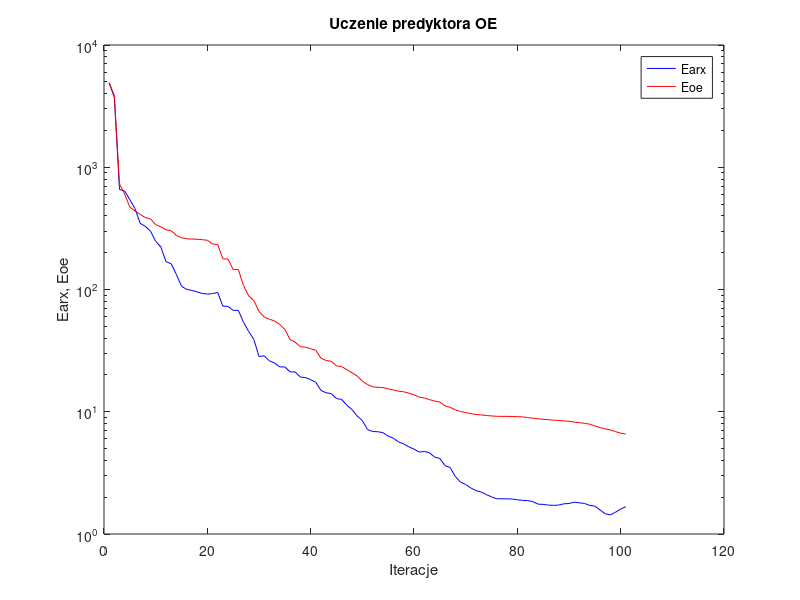
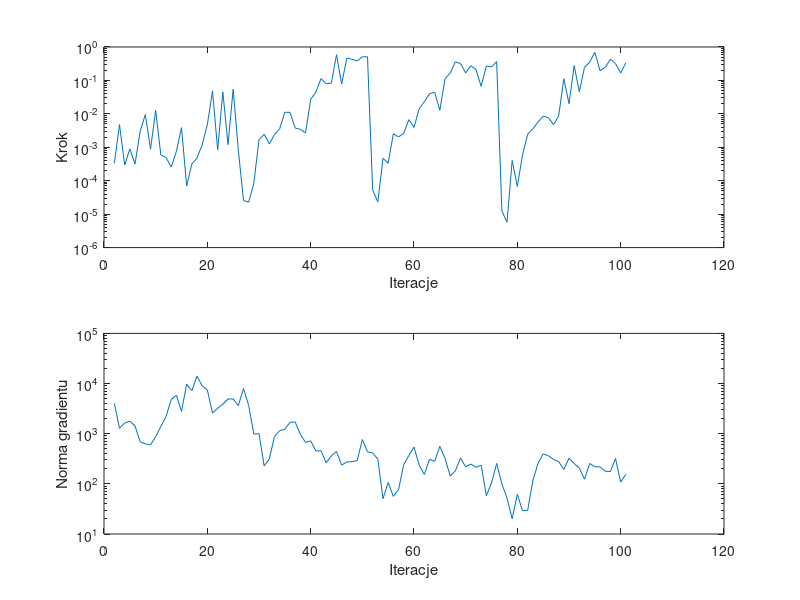

Source code (MATLAB) for these figures, in order:
%uczenie predyktora oe
clear all;
n=0; farx(n+1)=4.889072e+003; foe(n+1)=4.928427e+003; wspucz(n+1)=0.000000e+000; ng(n+1)=0.000000e+000;
%odnowa zmiennej metryki
n=1; farx(n+1)=3.727656e+003; foe(n+1)=3.864223e+003; krok(n+1)=3.347436e-004; ng(n+1)=4.020513e+003;
n=2; farx(n+1)=6.577208e+002; foe(n+1)=7.293845e+002; krok(n+1)=4.776032e-003; ng(n+1)=1.282520e+003;
n=3; farx(n+1)=6.397758e+002; foe(n+1)=6.035129e+002; krok(n+1)=2.942857e-004; ng(n+1)=1.633727e+003;
n=4; farx(n+1)=5.430525e+002; foe(n+1)=4.719545e+002; krok(n+1)=8.931057e-004; ng(n+1)=1.790114e+003;
n=5; farx(n+1)=4.591888e+002; foe(n+1)=4.392108e+002; krok(n+1)=3.164277e-004; ng(n+1)=1.424153e+003;
n=6; farx(n+1)=3.481657e+002; foe(n+1)=4.110235e+002; krok(n+1)=2.988526e-003; ng(n+1)=6.915826e+002;
n=7; farx(n+1)=3.282280e+002; foe(n+1)=3.876391e+002; krok(n+1)=9.552064e-003; ng(n+1)=6.264997e+002;
n=8; farx(n+1)=3.000811e+002; foe(n+1)=3.785615e+002; krok(n+1)=8.759836e-004; ng(n+1)=6.005971e+002;
n=9; farx(n+1)=2.480801e+002; foe(n+1)=3.389304e+002; krok(n+1)=1.262969e-002; ng(n+1)=8.711681e+002;
n=10; farx(n+1)=2.227601e+002; foe(n+1)=3.256911e+002; krok(n+1)=5.885714e-004; ng(n+1)=1.389032e+003;
n=11; farx(n+1)=1.689084e+002; foe(n+1)=3.079102e+002; krok(n+1)=4.966995e-004; ng(n+1)=2.197058e+003;
n=12; farx(n+1)=1.624273e+002; foe(n+1)=3.027333e+002; krok(n+1)=2.554609e-004; ng(n+1)=4.771241e+003;
n=13; farx(n+1)=1.330577e+002; foe(n+1)=2.773947e+002; krok(n+1)=7.496833e-004; ng(n+1)=5.850892e+003;
n=14; farx(n+1)=1.063542e+002; foe(n+1)=2.650993e+002; krok(n+1)=3.869544e-003; ng(n+1)=2.797611e+003;
n=15; farx(n+1)=1.001972e+002; foe(n+1)=2.596006e+002; krok(n+1)=7.002552e-005; ng(n+1)=9.737718e+003;
n=16; farx(n+1)=9.826601e+001; foe(n+1)=2.588160e+002; krok(n+1)=3.151866e-004; ng(n+1)=7.216818e+003;
n=17; farx(n+1)=9.559645e+001; foe(n+1)=2.576299e+002; krok(n+1)=4.758251e-004; ng(n+1)=1.406434e+004;
n=18; farx(n+1)=9.290737e+001; foe(n+1)=2.557659e+002; krok(n+1)=1.186919e-003; ng(n+1)=9.009733e+003;
n=19; farx(n+1)=9.177397e+001; foe(n+1)=2.527692e+002; krok(n+1)=4.747676e-003; ng(n+1)=7.472485e+003;
n=20; farx(n+1)=9.241797e+001; foe(n+1)=2.355977e+002; krok(n+1)=4.834060e-002; ng(n+1)=2.572227e+003;
n=21; farx(n+1)=9.473149e+001; foe(n+1)=2.336104e+002; krok(n+1)=8.375096e-004; ng(n+1)=3.214557e+003;
n=22; farx(n+1)=7.306324e+001; foe(n+1)=1.781160e+002; krok(n+1)=4.524124e-002; ng(n+1)=3.861999e+003;
n=23; farx(n+1)=7.278586e+001; foe(n+1)=1.773584e+002; krok(n+1)=1.207428e-003; ng(n+1)=4.935768e+003;
n=24; farx(n+1)=6.757459e+001; foe(n+1)=1.455991e+002; krok(n+1)=5.448724e-002; ng(n+1)=4.915669e+003;
n=25; farx(n+1)=6.747046e+001; foe(n+1)=1.454414e+002; krok(n+1)=8.145474e-004; ng(n+1)=3.623232e+003;
%odnowa zmiennej metryki
n=26; farx(n+1)=5.392521e+001; foe(n+1)=1.076889e+002; krok(n+1)=2.556514e-005; ng(n+1)=7.948214e+003;
n=27; farx(n+1)=4.540417e+001; foe(n+1)=8.853533e+001; krok(n+1)=2.282707e-005; ng(n+1)=3.670287e+003;
n=28; farx(n+1)=3.901624e+001; foe(n+1)=8.139896e+001; krok(n+1)=8.489916e-005; ng(n+1)=9.854131e+002;
n=29; farx(n+1)=2.832487e+001; foe(n+1)=6.605181e+001; krok(n+1)=1.700059e-003; ng(n+1)=9.994048e+002;
n=30; farx(n+1)=2.868102e+001; foe(n+1)=5.963201e+001; krok(n+1)=2.450413e-003; ng(n+1)=2.268115e+002;
n=31; farx(n+1)=2.605982e+001; foe(n+1)=5.722575e+001; krok(n+1)=1.265228e-003; ng(n+1)=3.156914e+002;
n=32; farx(n+1)=2.510615e+001; foe(n+1)=5.527882e+001; krok(n+1)=2.409214e-003; ng(n+1)=8.838592e+002;
n=33; farx(n+1)=2.329943e+001; foe(n+1)=5.182559e+001; krok(n+1)=3.572423e-003; ng(n+1)=1.152555e+003;
n=34; farx(n+1)=2.324486e+001; foe(n+1)=4.719888e+001; krok(n+1)=1.111520e-002; ng(n+1)=1.227020e+003;
n=35; farx(n+1)=2.120713e+001; foe(n+1)=3.901406e+001; krok(n+1)=1.111520e-002; ng(n+1)=1.683544e+003;
n=36; farx(n+1)=2.114939e+001; foe(n+1)=3.706757e+001; krok(n+1)=3.751501e-003; ng(n+1)=1.709422e+003;
n=37; farx(n+1)=1.922498e+001; foe(n+1)=3.408751e+001; krok(n+1)=3.446556e-003; ng(n+1)=9.721652e+002;
n=38; farx(n+1)=1.901199e+001; foe(n+1)=3.372334e+001; krok(n+1)=2.684169e-003; ng(n+1)=6.709544e+002;
n=39; farx(n+1)=1.832374e+001; foe(n+1)=3.278466e+001; krok(n+1)=2.712333e-002; ng(n+1)=7.209367e+002;
n=40; farx(n+1)=1.739509e+001; foe(n+1)=3.182055e+001; krok(n+1)=4.438543e-002; ng(n+1)=4.540864e+002;
n=41; farx(n+1)=1.493423e+001; foe(n+1)=2.738471e+001; krok(n+1)=1.134096e-001; ng(n+1)=4.562770e+002;
n=42; farx(n+1)=1.429490e+001; foe(n+1)=2.627929e+001; krok(n+1)=7.951514e-002; ng(n+1)=2.630285e+002;
n=43; farx(n+1)=1.407631e+001; foe(n+1)=2.584434e+001; krok(n+1)=8.277891e-002; ng(n+1)=3.636045e+002;
n=44; farx(n+1)=1.281508e+001; foe(n+1)=2.374504e+001; krok(n+1)=5.872046e-001; ng(n+1)=4.418853e+002;
n=45; farx(n+1)=1.260837e+001; foe(n+1)=2.342245e+001; krok(n+1)=7.802292e-002; ng(n+1)=2.367280e+002;
n=46; farx(n+1)=1.132412e+001; foe(n+1)=2.210295e+001; krok(n+1)=4.698917e-001; ng(n+1)=2.732286e+002;
n=47; farx(n+1)=1.041488e+001; foe(n+1)=2.083339e+001; krok(n+1)=4.275922e-001; ng(n+1)=2.759897e+002;
n=48; farx(n+1)=9.227722e+000; foe(n+1)=1.963825e+001; krok(n+1)=3.838379e-001; ng(n+1)=2.905021e+002;
n=49; farx(n+1)=8.474484e+000; foe(n+1)=1.778835e+001; krok(n+1)=5.090926e-001; ng(n+1)=7.647036e+002;
n=50; farx(n+1)=7.152077e+000; foe(n+1)=1.667958e+001; krok(n+1)=5.076342e-001; ng(n+1)=4.343987e+002;
%odnowa zmiennej metryki
n=51; farx(n+1)=6.892738e+000; foe(n+1)=1.600070e+001; krok(n+1)=5.279238e-005; ng(n+1)=4.122790e+002;
n=52; farx(n+1)=6.865144e+000; foe(n+1)=1.584828e+001; krok(n+1)=2.343658e-005; ng(n+1)=3.116104e+002;
n=53; farx(n+1)=6.743116e+000; foe(n+1)=1.576099e+001; krok(n+1)=4.676141e-004; ng(n+1)=5.049552e+001;
n=54; farx(n+1)=6.321602e+000; foe(n+1)=1.539722e+001; krok(n+1)=3.347436e-004; ng(n+1)=1.064276e+002;
n=55; farx(n+1)=6.083386e+000; foe(n+1)=1.507825e+001; krok(n+1)=2.530456e-003; ng(n+1)=5.620390e+001;
n=56; farx(n+1)=5.666492e+000; foe(n+1)=1.473561e+001; krok(n+1)=2.045232e-003; ng(n+1)=7.650958e+001;
n=57; farx(n+1)=5.458400e+000; foe(n+1)=1.456564e+001; krok(n+1)=2.559883e-003; ng(n+1)=2.400337e+002;
n=58; farx(n+1)=5.167614e+000; foe(n+1)=1.418027e+001; krok(n+1)=6.686718e-003; ng(n+1)=3.665192e+002;
n=59; farx(n+1)=4.945079e+000; foe(n+1)=1.377944e+001; krok(n+1)=3.941672e-003; ng(n+1)=5.424801e+002;
n=60; farx(n+1)=4.680188e+000; foe(n+1)=1.317553e+001; krok(n+1)=1.417782e-002; ng(n+1)=2.369606e+002;
n=61; farx(n+1)=4.731984e+000; foe(n+1)=1.295463e+001; krok(n+1)=2.316852e-002; ng(n+1)=1.536654e+002;
n=62; farx(n+1)=4.616701e+000; foe(n+1)=1.256872e+001; krok(n+1)=3.979978e-002; ng(n+1)=3.085992e+002;
n=63; farx(n+1)=4.259098e+000; foe(n+1)=1.223624e+001; krok(n+1)=4.438543e-002; ng(n+1)=2.811773e+002;
n=64; farx(n+1)=4.146304e+000; foe(n+1)=1.199958e+001; krok(n+1)=1.280590e-002; ng(n+1)=5.591676e+002;
n=65; farx(n+1)=3.627183e+000; foe(n+1)=1.117805e+001; krok(n+1)=1.124683e-001; ng(n+1)=3.223644e+002;
n=66; farx(n+1)=3.494329e+000; foe(n+1)=1.086851e+001; krok(n+1)=1.634459e-001; ng(n+1)=1.437524e+002;
n=67; farx(n+1)=2.952998e+000; foe(n+1)=1.035642e+001; krok(n+1)=3.589327e-001; ng(n+1)=1.807690e+002;
n=68; farx(n+1)=2.658781e+000; foe(n+1)=1.005820e+001; krok(n+1)=3.202323e-001; ng(n+1)=3.274547e+002;
n=69; farx(n+1)=2.541854e+000; foe(n+1)=9.837453e+000; krok(n+1)=1.677703e-001; ng(n+1)=2.177302e+002;
n=70; farx(n+1)=2.378521e+000; foe(n+1)=9.655684e+000; krok(n+1)=2.767539e-001; ng(n+1)=2.478780e+002;
n=71; farx(n+1)=2.263955e+000; foe(n+1)=9.501570e+000; krok(n+1)=2.093785e-001; ng(n+1)=2.141066e+002;
n=72; farx(n+1)=2.207122e+000; foe(n+1)=9.418919e+000; krok(n+1)=6.659479e-002; ng(n+1)=2.347543e+002;
n=73; farx(n+1)=2.101078e+000; foe(n+1)=9.319728e+000; krok(n+1)=2.680018e-001; ng(n+1)=5.813194e+001;
n=74; farx(n+1)=2.012146e+000; foe(n+1)=9.239188e+000; krok(n+1)=2.538306e-001; ng(n+1)=1.036849e+002;
n=75; farx(n+1)=1.942854e+000; foe(n+1)=9.182232e+000; krok(n+1)=3.655097e-001; ng(n+1)=2.553312e+002;
%odnowa zmiennej metryki
n=76; farx(n+1)=1.940061e+000; foe(n+1)=9.169498e+000; krok(n+1)=1.259177e-005; ng(n+1)=1.002626e+002;
n=77; farx(n+1)=1.939259e+000; foe(n+1)=9.168017e+000; krok(n+1)=5.724232e-006; ng(n+1)=5.220874e+001;
n=78; farx(n+1)=1.932181e+000; foe(n+1)=9.150205e+000; krok(n+1)=4.029366e-004; ng(n+1)=2.008157e+001;
n=79; farx(n+1)=1.905133e+000; foe(n+1)=9.120650e+000; krok(n+1)=6.772877e-005; ng(n+1)=6.192491e+001;
n=80; farx(n+1)=1.884676e+000; foe(n+1)=9.077392e+000; krok(n+1)=5.859613e-004; ng(n+1)=2.918775e+001;
n=81; farx(n+1)=1.876253e+000; foe(n+1)=8.963032e+000; krok(n+1)=2.467965e-003; ng(n+1)=2.957795e+001;
n=82; farx(n+1)=1.837686e+000; foe(n+1)=8.861278e+000; krok(n+1)=3.544455e-003; ng(n+1)=1.150672e+002;
n=83; farx(n+1)=1.755698e+000; foe(n+1)=8.763748e+000; krok(n+1)=5.711090e-003; ng(n+1)=2.555155e+002;
n=84; farx(n+1)=1.746258e+000; foe(n+1)=8.661362e+000; krok(n+1)=8.516524e-003; ng(n+1)=3.962821e+002;
n=85; farx(n+1)=1.724594e+000; foe(n+1)=8.628554e+000; krok(n+1)=7.740832e-003; ng(n+1)=3.633478e+002;
n=86; farx(n+1)=1.715655e+000; foe(n+1)=8.526606e+000; krok(n+1)=4.766707e-003; ng(n+1)=3.066992e+002;
n=87; farx(n+1)=1.724161e+000; foe(n+1)=8.501303e+000; krok(n+1)=8.685477e-003; ng(n+1)=2.791896e+002;
n=88; farx(n+1)=1.766393e+000; foe(n+1)=8.405102e+000; krok(n+1)=1.125137e-001; ng(n+1)=1.932282e+002;
n=89; farx(n+1)=1.775706e+000; foe(n+1)=8.367695e+000; krok(n+1)=2.015462e-002; ng(n+1)=3.259611e+002;
n=90; farx(n+1)=1.823153e+000; foe(n+1)=8.234322e+000; krok(n+1)=2.775732e-001; ng(n+1)=2.536682e+002;
n=91; farx(n+1)=1.797573e+000; foe(n+1)=8.143836e+000; krok(n+1)=4.568872e-002; ng(n+1)=2.069708e+002;
n=92; farx(n+1)=1.779885e+000; foe(n+1)=8.041709e+000; krok(n+1)=2.456507e-001; ng(n+1)=1.238269e+002;
n=93; farx(n+1)=1.714339e+000; foe(n+1)=7.918375e+000; krok(n+1)=3.505976e-001; ng(n+1)=2.555122e+002;
n=94; farx(n+1)=1.689738e+000; foe(n+1)=7.657204e+000; krok(n+1)=6.954939e-001; ng(n+1)=2.191489e+002;
n=95; farx(n+1)=1.573796e+000; foe(n+1)=7.416451e+000; krok(n+1)=1.952188e-001; ng(n+1)=2.175276e+002;
n=96; farx(n+1)=1.462532e+000; foe(n+1)=7.250993e+000; krok(n+1)=2.454949e-001; ng(n+1)=1.788220e+002;
n=97; farx(n+1)=1.432469e+000; foe(n+1)=7.093413e+000; krok(n+1)=4.288049e-001; ng(n+1)=1.750550e+002;
n=98; farx(n+1)=1.507243e+000; foe(n+1)=6.879760e+000; krok(n+1)=3.180725e-001; ng(n+1)=3.199499e+002;
n=99; farx(n+1)=1.599067e+000; foe(n+1)=6.679925e+000; krok(n+1)=1.668612e-001; ng(n+1)=1.084578e+002;
n=100; farx(n+1)=1.672568e+000; foe(n+1)=6.568471e+000; krok(n+1)=3.381117e-001; ng(n+1)=1.553339e+002;

figure; semilogy(farx,'b'); hold on; semilogy(foe,'r'); xlabel('Iteracje'); ylabel('Earx, Eoe'); legend('Earx','Eoe'); title('Uczenie predyktora OE');
figure; subplot(2,1,1); semilogy(krok); xlabel('Iteracje'); ylabel('Krok');
subplot(2,1,2); semilogy(ng); xlabel('Iteracje'); ylabel('Norma gradientu');
Earx=farx(n+1)
Eoe=foe(n+1)
